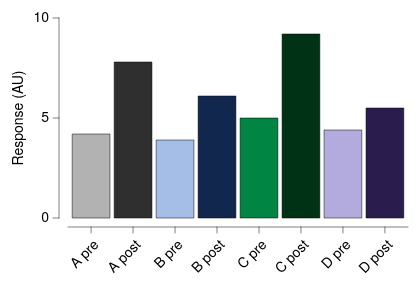

The specification (Vega-Lite) saved for this image:
### Vega-Lite specification from a JSON file in a GitHub repository (floating-point values rounded to 4 significant figures)
{"background": null, "config": {"arc": {"fill": "#DBDBDB", "fillOpacity": 1.0, "innerRadius": 25.0, "padAngle": 0.03, "stroke": "black", "strokeOpacity": 1, "strokeWidth": 0.25}, "area": {"fill": "#DBDBDB", "fillOpacity": 1.0, "stroke": "black", "strokeOpacity": 1, "strokeWidth": 0.25}, "axis": {"domain": true, "domainCap": "round", "domainColor": "black", "domainWidth": 0.25, "grid": false, "gridCap": "round", "gridColor": "#F1F1F1", "gridDash": [0, 0], "gridOpacity": 1.0, "gridWidth": 0.25, "labelColor": "black", "labelFont": "Helvetica Neue, HelveticaNeue, Helvetica, Arial, sans-serif", "labelFontSize": 7, "labelFontStyle": "normal", "labelFontWeight": 400, "offset": 4.5, "ticks": true, "tickCap": "round", "tickColor": "black", "tickRound": false, "tickSize": 3, "tickWidth": 0.25, "titleColor": "black", "titleFont": "Helvetica Neue, HelveticaNeue, Helvetica, Arial, sans-serif", "titleFontSize": 7, "titleFontStyle": "normal", "titleFontWeight": 400}, "axisX": {"domain": true, "labelAlign": "right", "labelAngle": 315, "labels": true, "ticks": true, "translate": 0}, "axisY": {"domain": true, "labelAlign": "right", "labelAngle": 0, "labels": true, "ticks": true, "translate": 0}, "axisRight": {"domain": true, "labelAlign": "left", "labelAngle": 0, "labels": true, "ticks": true, "translate": 0}, "axisTop": {"domain": true, "labelAlign": "left", "labelAngle": 45, "labels": true, "ticks": true, "translate": 0}, "axisBand": {"tickOffset": 0}, "bar": {"fill": "#DBDBDB", "fillOpacity": 1.0, "stroke": "black", "strokeOpacity": 1, "strokeWidth": 0.25}, "boxplot": {"size": 9.0, "ticks": {"cornerRadius": 0.25, "fill": "black", "opacity": 1, "size": 4.5, "thickness": 0.25}, "box": {"fillOpacity": 1.0, "stroke": "black", "strokeOpacity": 1, "strokeWidth": 0.25}, "median": {"cornerRadius": 0, "fill": "black", "fillOpacity": 1.0, "opacity": 1, "size": 9.0, "thickness": 0.25}, "rule": {"fill": "black", "fillOpacity": 1.0, "size": 10.0, "stroke": "black", "strokeDash": [0, 0], "strokeOpacity": 1, "strokeWidth": 0.25}, "outliers": {"color": "black", "fill": "black", "fillOpacity": 1.0, "size": 0, "stroke": "black", "strokeOpacity": 1, "strokeWidth": 0.25}}, "circle": {"fill": "black", "fillOpacity": 1.0, "size": 1.25, "stroke": null, "strokeOpacity": 1, "strokeWidth": 0.25}, "errorband": {"band": {"fillOpacity": 0.6, "stroke": null, "strokeWidth": 0.25, "strokeOpacity": 1}, "borders": {"opacity": 0, "strokeOpacity": 0.25, "strokeWidth": 1}}, "errorbar": {"opacity": 1, "rule": {"strokeDash": [0, 0], "strokeWidth": 0.25}, "ticks": {"color": "black", "cornerRadius": 0.125, "opacity": 1, "size": 6.0, "thickness": 0.25}, "thickness": 0.25}, "font": "Helvetica Neue, HelveticaNeue, Helvetica, Arial, sans-serif", "geoshape": {"fill": "#DBDBDB", "fillOpacity": 1.0, "stroke": "black", "strokeOpacity": 1, "strokeWidth": 0.25}, "header": {"labelColor": "black", "labelFont": "Helvetica Neue, HelveticaNeue, Helvetica, Arial, sans-serif", "labelFontSize": 7, "labelFontStyle": "normal", "labelFontWeight": 400, "titleColor": "black", "titleFont": "Helvetica Neue, HelveticaNeue, Helvetica, Arial, sans-serif", "titleFontSize": 7, "titleFontStyle": "normal", "titleFontWeight": 400, "titlePadding": 0}, "legend": {"disable": false, "offset": 4.5, "titlePadding": 4, "labelOffset": 2, "gradientLabelOffset": 2, "gradientLength": 50.0, "gradientThickness": 5.0, "gradientOpacity": 1.0, "gradientStrokeColor": "black", "gradientStrokeWidth": 0.25, "labelColor": "black", "labelFont": "Helvetica Neue, HelveticaNeue, Helvetica, Arial, sans-serif", "labelFontSize": 7, "labelFontStyle": "normal", "labelFontWeight": 400, "strokeColor": "black", "strokeWidth": 0, "symbolSize": 42, "symbolStrokeColor": "black", "symbolStrokeWidth": 0.25, "titleColor": "black", "titleFont": "Helvetica Neue, HelveticaNeue, Helvetica, Arial, sans-serif", "titleFontSize": 7, "titleFontStyle": "normal", "titleFontWeight": 400}, "line": {"color": "black", "stroke": "black", "strokeCap": "butt", "strokeDash": [0, 0], "strokeOpacity": 1, "strokeWidth": 0.5}, "point": {"filled": true, "fill": "#DBDBDB", "fillOpacity": 1.0, "size": 5.0, "stroke": "black", "strokeOpacity": 1, "strokeWidth": 0.25}, "range": {"category": ["#B2B2B2", "#4A7CD3", "#008542", "#664CAF", "#509F98", "#636363", "#284F93", "#005226", "#382864", "#285753"], "diverging": {"scheme": ["#443E60", "#5F597E", "#7C759B", "#9994B6", "#B7B4CC", "#D6D5DC", "#F6F6F6", "#D1DAD9", "#A4C2BF", "#7AA9A4", "#578E89", "#37736E", "#1B5954"]}, "heatmap": {"scheme": ["#440154", "#472270", "#433E82", "#38598C", "#2C728E", "#238A8D", "#24A086", "#39B578", "#5DC862", "#96D646", "#CAE02D", "#FDE724"]}, "ordinal": {"scheme": ["#F1F1F1", "#DBDBDB", "#C6C6C6", "#B2B2B2", "#9D9D9D", "#898989", "#767676", "#636363", "#515151", "#404040", "#2F2F2F", "#1F1F1F"]}, "ramp": {"scheme": ["#440154", "#472270", "#433E82", "#38598C", "#2C728E", "#238A8D", "#24A086", "#39B578", "#5DC862", "#96D646", "#CAE02D", "#FDE724"]}}, "rule": {"color": "black", "stroke": "black", "strokeCap": "round", "strokeDash": [2, 2], "strokeOpacity": 1, "strokeWidth": 0.25}, "scale": {"barBandPaddingInner": 0.1, "rectBandPaddingInner": 0, "tickBandPaddingInner": 0.1, "bandPaddingOuter": 0.1, "bandWithNestedOffsetPaddingInner": 0.2, "bandWithNestedOffsetPaddingOuter": 0.2, "offsetBandPaddingInner": 0, "offsetBandPaddingOuter": 0, "round": false}, "rect": {"fill": "#DBDBDB", "fillOpacity": 1.0, "stroke": "black", "strokeOpacity": 1, "strokeWidth": 0.25}, "square": {"fill": "#DBDBDB", "fillOpacity": 1.0, "size": 10.0, "stroke": "black", "strokeOpacity": 1, "strokeWidth": 0.25}, "text": {"color": "black", "font": "Helvetica Neue, HelveticaNeue, Helvetica, Arial, sans-serif", "fontSize": 7, "fontStyle": "normal", "fontWeight": 400}, "tick": {"color": "black", "cornerRadius": 0.125, "opacity": 1.0, "size": 9.0, "thickness": 0.25}, "title": {"anchor": "middle", "frame": "group", "color": "black", "font": "Helvetica Neue, HelveticaNeue, Helvetica, Arial, sans-serif", "fontSize": 7, "fontStyle": "normal", "fontWeight": 400, "subtitleColor": "black", "subtitleFont": "Helvetica Neue, HelveticaNeue, Helvetica, Arial, sans-serif", "subtitleFontSize": "Helvetica Neue, HelveticaNeue, Helvetica, Arial, sans-serif", "subtitleFontStyle": "normal", "subtitleFontWeight": 400}, "trail": {"color": "black", "opacity": 1, "size": 0.5}, "view": {"continuousWidth": 170, "continuousHeight": 100, "discreteWidth": 170, "discreteHeight": 100, "fill": null, "stroke": null, "strokeWidth": 0.25}}, "data": {"name": "data-13aaabbe96b52cd3daac2fe27d1f9518"}, "mark": {"type": "bar"}, "encoding": {"color": {"field": "condition", "legend": null, "scale": {"range": ["#B2B2B2", "#2F2F2F", "#A5BEE8", "#11274E", "#008542", "#003315", "#B3ABDE", "#2A1D4D", "#5AB3AB", "#173633"]}, "sort": null, "type": "nominal"}, "x": {"field": "condition", "sort": null, "title": null, "type": "nominal"}, "y": {"field": "response", "title": "Response (AU)", "type": "quantitative"}}, "$schema": "https://vega.github.io/schema/vega-lite/v6.4.1.json", "datasets": {"data-13aaabbe96b52cd3daac2fe27d1f9518": [{"condition": "A pre", "response": 4.2}, {"condition": "A post", "response": 7.8}, {"condition": "B pre", "response": 3.9}, {"condition": "B post", "response": 6.1}, {"condition": "C pre", "response": 5.0}, {"condition": "C post", "response": 9.2}, {"condition": "D pre", "response": 4.4}, {"condition": "D post", "response": 5.5}]}}
